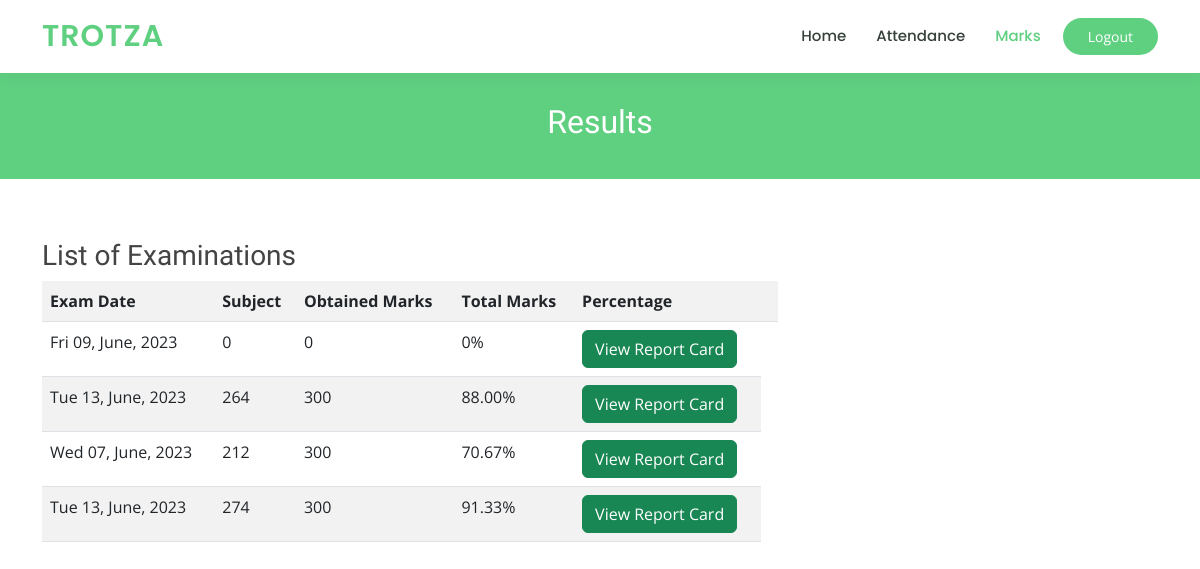
Page /student/marks.php (signed in) on the earlier database version.
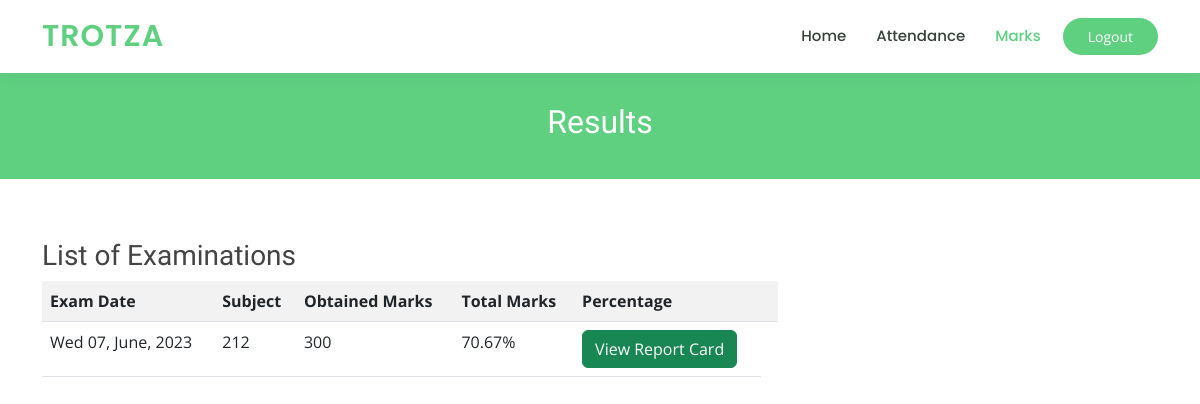
Same page on the later database version.
### tables this page shows
CREATE TABLE `mark_child` (
  `mcid` int(11) NOT NULL,
  `markid` int(11) NOT NULL,
  `sid` int(11) NOT NULL
);

CREATE TABLE `mark_master` (
  `markid` int(11) NOT NULL,
  `date` date NOT NULL,
  `fid` int(11) NOT NULL,
  `class` int(11) NOT NULL
);

### student/marks.php (the view, shortened to what this page needs)
<?php
include '../admin/includes/connection.php';
if (isset($_SESSION['LoginStudent'])) {
    $roll = $_SESSION['LoginStudent'];
    $flag = 0;
    $query3 = "SELECT * FROM mark_master mm INNER JOIN mark_child mc ON mm.markid = mc.markid WHERE mc.sid = $roll";
    $result3 = mysqli_query($conn, $query3);
    if (mysqli_num_rows($result3) > 0) {
        $flag = 1;
    } else {
        $flag = 0;
    }
    ?>
    <!DOCTYPE html>
    <html lang="en">
    <head>
        <link href="../assets/vendor/animate.css/animate.min.css" rel="stylesheet">
        <link href="../assets/vendor/aos/aos.css" rel="stylesheet">
        <link href="../assets/vendor/bootstrap/css/bootstrap.min.css" rel="stylesheet">
        <link href="../assets/vendor/bootstrap-icons/bootstrap-icons.css" rel="stylesheet">
        <link href="../assets/vendor/boxicons/css/boxicons.min.css" rel="stylesheet">
        <link href="../assets/vendor/remixicon/remixicon.css" rel="stylesheet">
        <link href="../assets/vendor/swiper/swiper-bundle.min.css" rel="stylesheet">
        <link href="../assets/css/style.css" rel="stylesheet">
    </head>
    <body>
        <header id="header" class="fixed-top">
            <div class="container d-flex align-items-center">
                <h1 class="logo me-auto"><a href="../index.php">TROTZA</a></h1>
                <nav id="navbar" class="navbar order-last order-lg-0">
                    <ul>
                        <li><a href="../index.php">Home</a></li>
                        <li><a href="../student/attendance.php">Attendance</a></li>
                        <li><a class="active" href="../student/marks.php">Marks</a></li>
                    </ul>
                </nav>
                <a href="../logout.php" class="get-started-btn">Logout</a>
            </div>
        </header>
        <?php
} else {
    echo "<script>window.location.href='index.php';</script>";
}
?>
    <main id="main">
        <section class="breadcrumbs">
            <div class="container">
                <h2>Results</h2>
            </div>
        </section>
        <section class="inner-page">
            <div class="container">
                <div class="row">
                    <div class="col-lg-8">
                        <h3>List of Examinations</h3>
                        <?php
                        if ($flag == 0) {
                            echo '<div class="alert alert-danger" role="alert">No Examinationss or Report found!</div>';
                        } else {
                            ?>
                            <table class="table table-striped">
                                <tr>
                                    <th>Exam Date</th>
                                    <th>Subject</th>
                                    <th>Obtained Marks</th>
                                    <th>Total Marks</th>
                                    <th>Percentage</th>
                                    <th></th>
                                </tr>
                                <?php
                                $query3 = "SELECT * FROM mark_master mm INNER JOIN mark_child mc ON mm.markid = mc.markid WHERE mc.sid = $roll";
                                $result3 = mysqli_query($conn, $query3);
                                while ($row8 = mysqli_fetch_assoc($result3)) {
                                    $obtained = 0;
                                    $total = 0;
                                    $percentage = 0;
                                    $query4 = "SELECT * FROM mark_subchild WHERE mcid = {$row8['mcid']}";
                                    $result4 = mysqli_query($conn, $query4);
                                    while ($row9 = mysqli_fetch_assoc($result4)) {
                                        $mark1 = $row9['mark'];
                                        $obtained += $mark1;
                                        $mark2 = $row9['tmark'];
                                        $total += $mark2;
                                    }
                                    $date = $row8['date'];
                                    if ($total != 0) {
                                        $per = ($obtained / $total) * 100;
                                        $percentage = number_format($per, 2);
                                    }
                                    ?>
                                    <tr>
                                        <td>
                                            <?php
                                            $ab = strtotime($date);
                                            echo date('D d, F, Y', $ab); ?>
                                        </td>
                                        <td>
                                            <?php echo $obtained; ?>
                                        </td>
                                        <td>
                                            <?php echo $total; ?>
                                        </td>
                                        <td>
                                            <?php echo $percentage; ?>%
                                        </td>
                                        <td><button
                                                onclick="getMark('<?php echo $date; ?>',<?php echo $roll; ?>,<?php echo $percentage; ?>,<?php echo $obtained; ?>,<?php echo $total; ?>)"
                                                type="button" class="btn btn-success" data-bs-toggle="modal"
                                                data-bs-target="#AttModal">
                                                View Report Card
                                            </button></td>
                                    </tr>
                                    <?php
                                }
                                ?>
                            </table>
                            <?php
                        }
                        ?>
                    </div>
                </div>
            </div>
        </section>
    </main>
</body>
</html>

### assets/css/style.css (style rules this page uses)
body { font-family: "Open Sans", sans-serif; color: #444444; }
a { color: #5fcf80; text-decoration: none; }
h1, h2, h3, h4, h5, h6 { font-family: "Raleway", sans-serif; }
#header { background: #fff; transition: all 0.5s; z-index: 997; padding: 15px 0; box-shadow: 0px 0 18px rgba(55, 66, 59, 0.08); }
#header .logo { font-size: 30px; margin: 0; padding: 0; line-height: 1; font-weight: 600; letter-spacing: 1px; text-transform: uppercase; font-family: "Poppins", sans-serif; }
#header .logo a { color: #5fcf80; }
.get-started-btn { margin-left: 22px; background: #5fcf80; color: #fff; border-radius: 50px; padding: 8px 25px; white-space: nowrap; transition: 0.3s; font-size: 14px; display: inline-block; }
.navbar { padding: 0; }
.navbar ul { margin: 0; padding: 0; display: flex; list-style: none; align-items: center; }
.navbar li { position: relative; }
.navbar a, .navbar a:focus { display: flex; align-items: center; justify-content: space-between; padding: 10px 0 10px 30px; font-family: "Poppins", sans-serif; font-size: 15px; font-weight: 500; color: #37423b; white-space: nowrap; transition: 0.3s; }
.navbar a:hover, .navbar .active, .navbar .active:focus, .navbar li:hover>a { color: #5fcf80; }
section { padding: 60px 0; overflow: hidden; }
.breadcrumbs { margin-top: 73px; text-align: center; background: #5fcf80; padding: 30px 0; color: #fff; }
.breadcrumbs h2 { font-size: 32px; font-weight: 500; }

Differences in the rows shown:
removed mark_child: markid.date "Fri 09, June, 2023", obtained "0", total "0", percentage "0"
removed mark_child: markid.date "Tue 13, June, 2023", obtained "264", total "300", percentage "88.00"
removed mark_child: markid.date "Tue 13, June, 2023", obtained "274", total "300", percentage "91.33"
